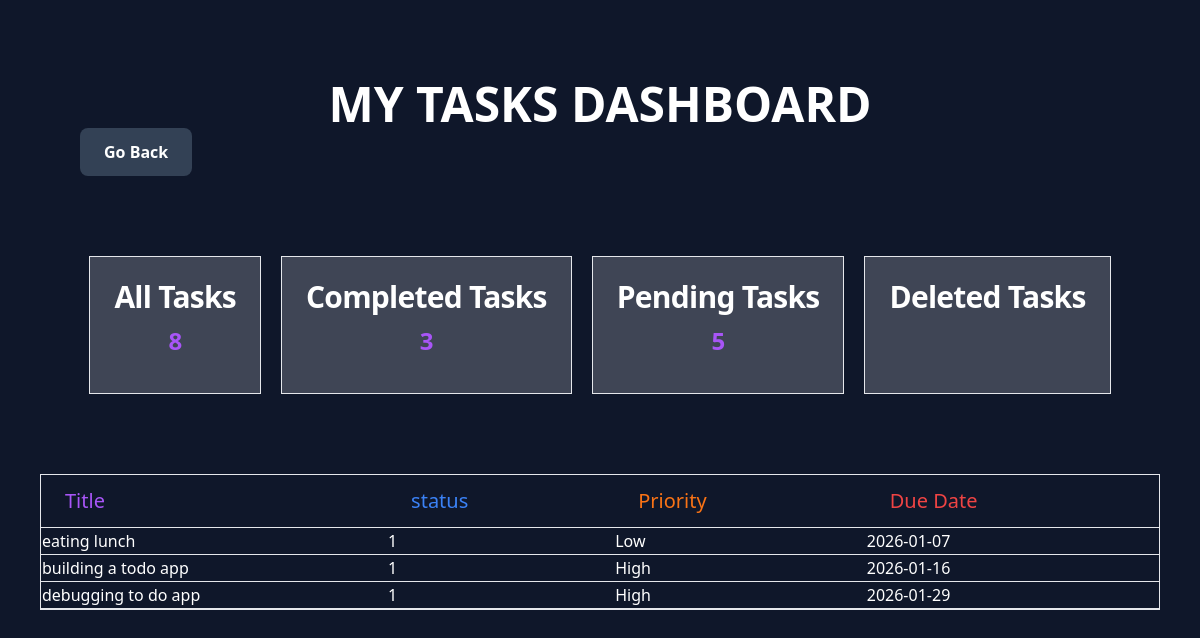
The app's page /dashboard.php?filter=completed with its own data.
### tables this page shows
CREATE TABLE tasks(
            id INTEGER PRIMARY KEY,
            title TEXT NOT NULL,
            is_complete INTEGER DEFAULT 0,
            priority TEXT CHECK (priority IN ('High', 'Medium', 'Low')),
            due_date DATE,
            created_at TIMESTAMP DEFAULT CURRENT_TIMESTAMP
        );

### dashboard.php (the view, shortened to what this page needs)
<?php
require_once __DIR__. '/dbConfig.php';
$sql=$connection->query("SELECT COUNT(*) AS total FROM tasks");
$total_tasks=$sql->fetch(PDO::FETCH_ASSOC)['total'];
$sql=$connection->query("SELECT COUNT(*) AS completed FROM tasks WHERE is_complete=1");
$result=$sql->fetch(PDO::FETCH_ASSOC)['completed'];
$sql_query=$connection->query("SELECT COUNT(*) AS incomplete FROM tasks WHERE is_complete=0");
$pending=$sql_query->fetch(PDO::FETCH_ASSOC)['incomplete'];
$view = $_GET['filter'] ?? 'all' ;
$view_tasks=[];
if($view=='all'){
    $sth=$connection->query("SELECT * FROM tasks");
    $sth->setFetchMode(PDO::FETCH_ASSOC);
    $view_tasks=$sth->fetchAll();
}elseif( $view=='completed'){
    $smt=$connection->query("SELECT * FROM tasks WHERE is_complete=1");
    $smt->setFetchMode(PDO::FETCH_ASSOC);
    $view_tasks=$smt->fetchAll();
}elseif($view=='pending'){
    $dbc=$connection->query("SELECT * FROM tasks WHERE is_complete=0");
    $dbc->setFetchMode(PDO::FETCH_ASSOC);
    $view_tasks=$dbc->fetchAll();
}
?>
<!DOCTYPE html>
<html lang="en">
<head>
    <script src="https://cdn.tailwindcss.com"></script>
</head>
<body class="bg-slate-900">
    <div class="p-20">
     <h3 class="text-white flex justify-center text-5xl font-bold">MY TASKS DASHBOARD</h3>
     <a href="/" class=" inline-block bg-slate-700 hover:bg-slate-600 text-white px-6 py-3 rounded-lg font-semibold transition">Go Back</a>
    </div>
   <div class="container flex flex-row mx-auto gap-5 max-w-9xl justify-center">
    <a href="dashboard.php?filter=all" class="bg-white/20 block max-w-sm p-6 border border-default rounded-base shadow-xs hover:bg-neutral-secondary-medium">
        <h5 class="mb-3 text-3xl font-semibold  text-white tracking-tight text-heading leading-8">All Tasks</h5>
       <h4 class="mb-3 text-2xl text-center text-purple-500 font-bold tracking-tight text-heading leading-8"><?=  $total_tasks?></h4>
    </a>
    <a href="dashboard.php?filter=completed" class="bg-white/20 block max-w-sm p-6 border border-default rounded-base shadow-xs hover:bg-neutral-secondary-medium">
        <h5 class="mb-3 text-3xl font-semibold text-white tracking-tight text-heading leading-8">Completed Tasks</h5>
        <h4 class="mb-3 text-2xl  text-center text-purple-500 font-bold tracking-tight text-heading leading-8"><?=  $result?></h4>
    </a>
    <a href="dashboard.php?filter=pending" class="bg-white/20 block max-w-sm p-6 border border-default rounded-base shadow-xs hover:bg-neutral-secondary-medium">
        <h5 class="mb-3 text-3xl font-semibold text-white tracking-tight text-heading leading-8">Pending Tasks</h5>
        <h4 class="mb-3 text-2xl  text-center text-purple-500 font-bold tracking-tight text-heading leading-8"><?=  $pending?></h4>
    </a>
    <a href="#" class="bg-white/20 block max-w-sm p-6 border border-default rounded-base shadow-xs hover:bg-neutral-secondary-medium">
        <h5 class="mb-3 text-3xl font-semibold text-white tracking-tight text-heading leading-8">Deleted Tasks</h5>
    </a>
   </div>
   <div class="container-fluid text-white py-20 px-10">
    <div class="relative overflow-x-auto bg-neutral-primary-soft shadow-xs rounded-base border border-default">
        <table class="w-full text-md text-left rtl:text-right text-body">
            <thead class="text-sm text-body bg-neutral-secondary-soft border-b rounded-base border-default">
                <tr>
                    <th scope="col" class="px-6 py-3 font-medium text-xl text-purple-500 text-heading">
                        Title
                    </th>
                     <th scope="col" class="px-6 py-3 font-medium text-xl text-blue-500 text-heading">
                        status
                    </th>
                    <th scope="col" class="px-6 py-3 font-medium text-xl text-orange-500 text-heading">
                        Priority
                    </th>
                    <th scope="col" class="px-6 py-3 font-medium text-xl text-red-500 text-heading">
                        Due Date
                    </th>
                </tr>
            </thead>
            <tbody>
             <?php
               foreach($view_tasks as $row){
                    echo "<tr class='border-b border-default'> ";
                    echo"<td>" .$row['title']. "</td>";
                    echo"<td>" .$row['is_complete']. "</td>";
                    echo"<td>" .$row['priority']. "</td>";
                   echo"<td>" .$row['due_date'] ."</td>";
                   echo "</tr>";
               }
             ?>
            </tbody>
        </table>
    </div>
   </div>
</body>
</html>

### records on screen
tasks: title "eating lunch", is_complete "1", priority "Low", due_date "2026-01-07"
tasks: title "building a todo app", is_complete "1", priority "High", due_date "2026-01-16"
tasks: title "debugging to do app", is_complete "1", priority "High", due_date "2026-01-29"

### other values on screen
$total_tasks "8"
$result "3"
$pending "5"
